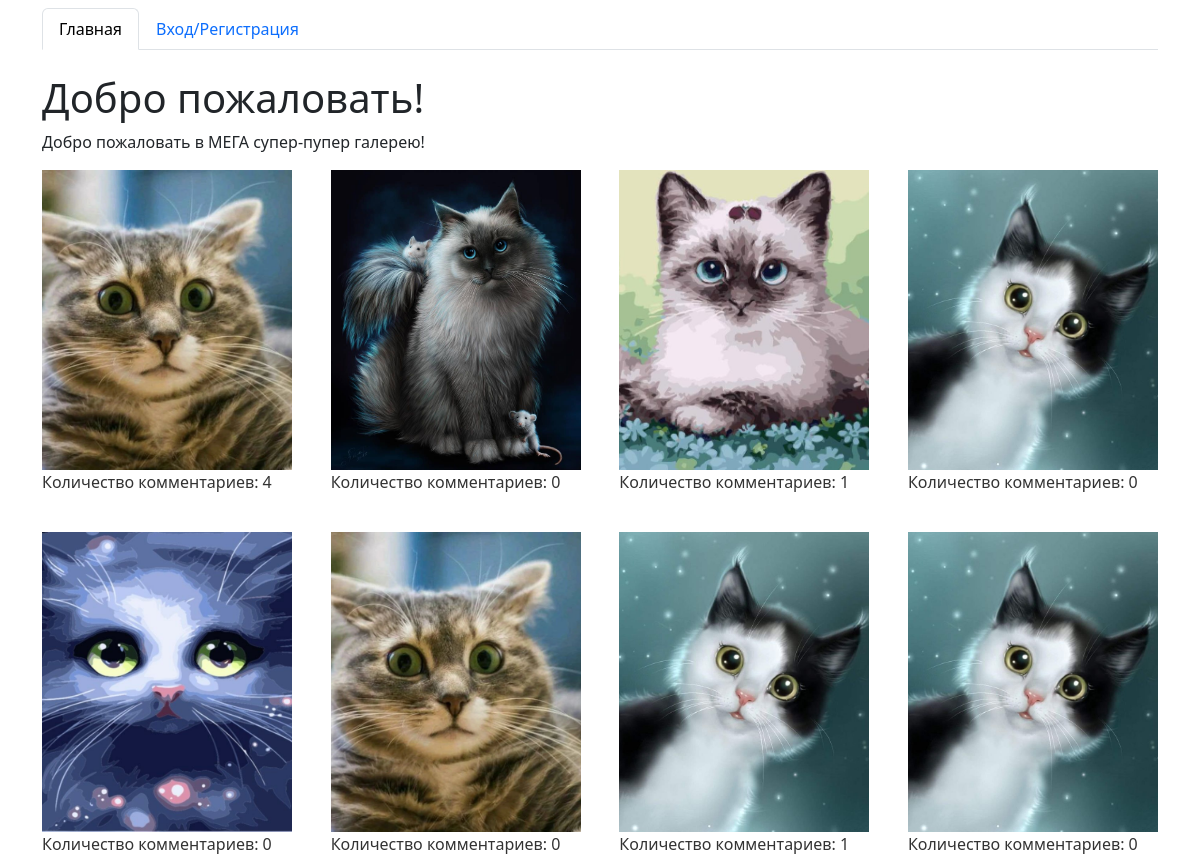
The page / on the database its author committed.
### tables this page shows
CREATE TABLE cards (
	id INTEGER PRIMARY KEY AUTOINCREMENT,
	name TEXT NOT NULL,
	crete_dt DATE,
	path TEXT NOT NULL,
	creator_id INTEGER,
	FOREIGN KEY (creator_id) REFERENCES users(user_id)
);

### Application/Core/view.php (called while the page is built)
<?php
    class View
    {
        function generate($content_view, $template_view, $data = null)
        {
            include './Application/Views/' . $template_view;
        }
    }

### Application/Controllers/controller_main.php (called while the page is built)
<?php
    class Controller_Main extends Controller
    {
        function action_index()
        {
            $modelCard = new Model_Card();
            $data = $this->checkCookie();
            $data['page'] = 'home';
            if (isset($_GET['image_id'])) {
                $data['card'] = $modelCard->get_item($_GET['image_id']);
            }
            else {
                $data['CARDS'] = $modelCard->get_data();
            }
            $this->view->generate('main_view.php', 'template_view.php', $data);
        }
    }

### Application/bootstrap.php (called while the page is built, shortened)
<?php
    require_once 'Core/model.php';
    require_once 'Core/view.php';
    require_once 'Core/route.php';
    require_once 'Models/model_card.php';
    Route::start();

### index.php (called while the page is built, shortened)
<?php
    require_once './application/bootstrap.php';

### Application/Core/model.php (called while the page is built, shortened)
<?php
    class Model
    {
        public function __construct()
        {
            $this->db = new PDO(DATABASE);
        }
    }

### Application/Models/model_card.php (called while the page is built, shortened)
<?php
    class Model_Card extends Model
    {
        public function get_data()
        {
            $query = $this->db->query(CARDS_GET_LIST);
            $cardList = $query->FetchAll(PDO::FETCH_ASSOC);
            $data = Array();
            foreach ($cardList as $card)
            {
                $card['comments_cound'] = (new Model_Comment())->get_count_comments($card['id']);
                $data[] = $card;
            }
            return $data;
        }
    }

### Application/Views/main_view.php (the view)
<h1><?= !$data['user']['name'] ? '' : ($data['user']['name'] . '<br />') ?>Добро пожаловать!</h1>
<p class="block-hello">
    Добро пожаловать в <span class="upper">мега</span> супер-пупер галерею!
</p>
<?php if (isset($data['CARDS'])) : ?>
    <div class="image-list">
        <?php foreach ($data['CARDS'] as $file) : ?>
            <a href="/card/image-<?= $file['id'] ?>" class="image-link">
                <img
                    src="<?= $file['path'] ?>"
                    alt="picture"
                />
                <p>
                    Количество комментариев: <?= $file['comments_cound'] ?>
                </p>
            </a>
        <?php endforeach; ?>
    </div>
<?php else :?>
    <h3>Чтото пошло не так</h3>
<?php endif; ?>

### Application/Core/route.php (shortened to what this page needs)
<?php
    class Route
    {
        public static function start()
        {
            $action_name = 'index';
            $action_name = 'action_' . $action_name;
            $controller = new $controller_name;
            $action = $action_name;
            if(method_exists($controller, $action))
            {
                $controller->$action();
            }
            else
            {
                Route::ErrorPage404();
            }
        }
    }

### Application/Views/template_view.php (shortened to what this page needs)
<!DOCTYPE html>
<html lang="ru">
<head>
    <link rel="stylesheet" href="./../../CSS/style.css">
    <link
        href="https://cdn.jsdelivr.net/npm/bootstrap@5.3.0/dist/css/bootstrap.min.css"
        rel="stylesheet"
    >
</head>
<body>
    <div class="container">
        <ul class="nav nav-tabs mt-2 mb-4">
            <li class="nav-item"><a class="nav-link<?= $data['page'] == 'home' ? ' active' : '' ?>" href="/main">Главная</a></li>
            <?php if(!$data['user']['hash'] && !$data['user']['login']) : ?>
                <li class="nav-item"><a class="nav-link<?= $data['page'] == 'sign_in' ? ' active' : '' ?>" href="/sign_in">Вход/Регистрация</a></li>
            <?php else : ?>
                <li class="nav-item"><a class="nav-link<?= $data['page'] == 'upload' ? ' active' : '' ?>" href="/upload_files">Добавить фото</a></li>
                <li class="nav-item"><a class="nav-link<?= $data['page'] == 'logout' ? ' active' : '' ?>" href="/logout">Выход из системы</a></li>
            <?php endif; ?>
        </ul>
        <?php include $content_view; ?>
    </div>
</body>
</html>

### CSS/style.css (style rules this page uses)
.upper { text-transform: uppercase; }
.image-list { display: flex; justify-content: space-between; flex-wrap: wrap; gap: 62px 16px ; }
.image-link { display: inline-block; text-decoration: none; height: 300px; width: 250px; color: #333; }
.image-link > img { width: 100%; height: 100%; object-fit: cover; }

### rows shown on the page
cards: path (picture), comments_cound "4"
cards: path (picture), comments_cound "0"
cards: path (picture), comments_cound "1"
cards: path (picture), comments_cound "0"
cards: path (picture), comments_cound "0"
cards: path (picture), comments_cound "0"
cards: path (picture), comments_cound "1"
cards: path (picture), comments_cound "0"
